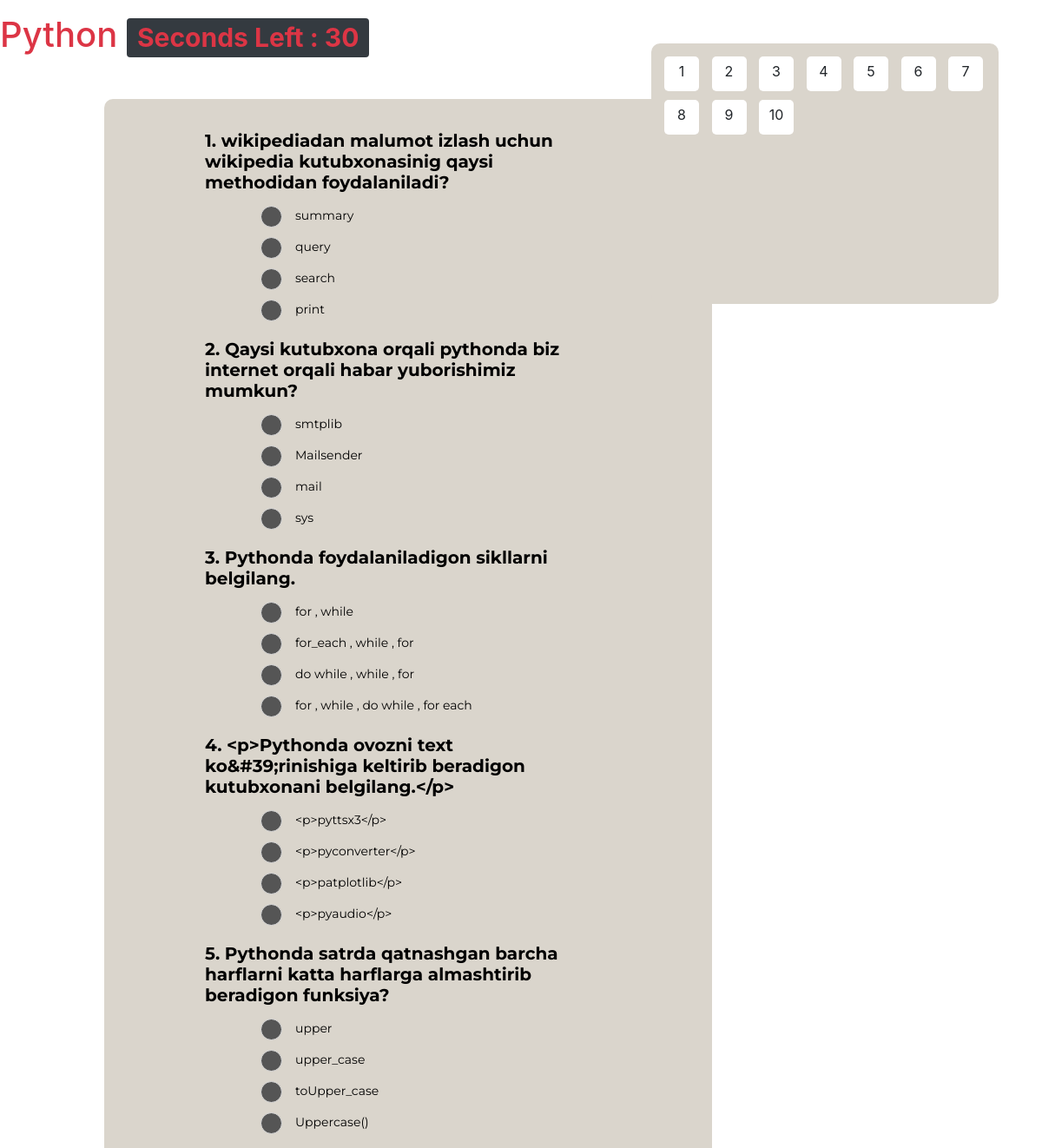
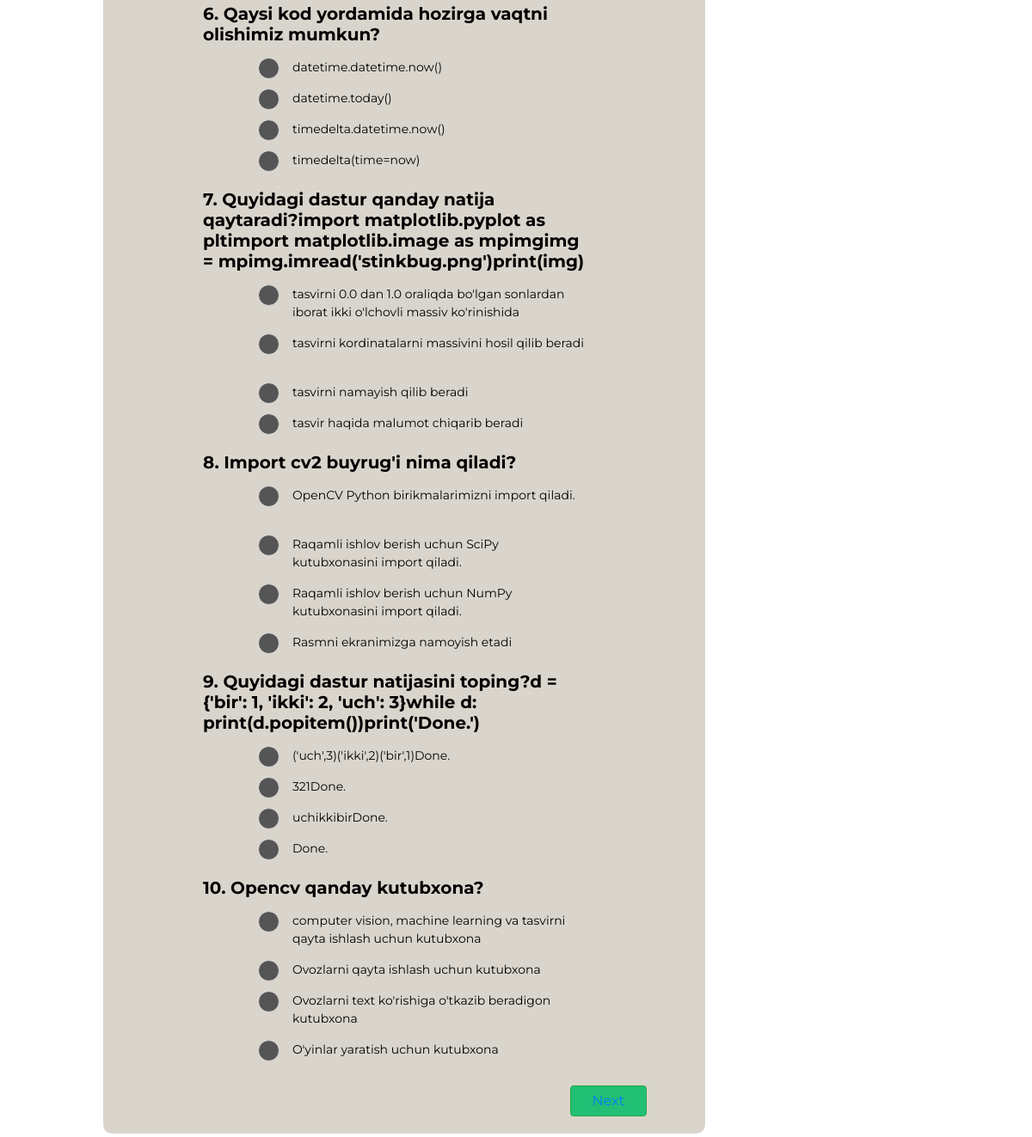
The page /test/1/ (signed in) on the database its author committed (2 pictures, top to bottom).
### app/models.py (models this page shows, shortened)
class Answers(models.Model):
    attempt = models.ForeignKey(Test, on_delete=models.CASCADE, null=True, related_name='test_subject')
    question = models.ForeignKey(Question, on_delete=models.CASCADE, null=True)
    user_asnwer = models.CharField(max_length=200, null=True)
    correct = models.BooleanField(default=False)

class Question(models.Model):
    subject = models.ForeignKey(Subject_categories, on_delete=models.SET_NULL, null=True)
    question = RichTextUploadingField(blank=True, null=True)
    var1 = RichTextUploadingField(blank=True, null=True)
    var2 = RichTextUploadingField(blank=True, null=True)
    var3 = RichTextUploadingField(blank=True, null=True)
    var4 = RichTextUploadingField(blank=True, null=True)
    ans = RichTextUploadingField(blank=True, null=True)
    status = models.BooleanField(default=False)

### app/views.py (the view, shortened to what this page needs)
# urls.py: path('test/<int:id>/',start_single_test,name='test'),
@login_required(login_url='log_in')
def start_single_test(request,id):
    subject = Subject_categories.objects.get(id=id)
    test = Test.objects.filter(subject_category=subject , block__student = request.user).order_by('-id')[0]
    if test:
        if test.block.status:
            answers = Answers.objects.filter(attempt = test).order_by('id')
            if len(answers)!=0:
                context={
                    'checked_questions':answers,
                    'questions':'',
                    'test_id':test.id,
                    'next':'',
                    'prev':''
                    }
                is_next = Test.objects.filter(block_id = test.block.id).order_by('id')
                if len(is_next)>1:
                    if is_next[0].subject_category.id == id:
                        context['next'] = Test.objects.filter(block_id = test.block.id).order_by('id')[1].subject_category.id
                        context['prev'] = ''
                    else:
                        context['next'] = ''
                        context['prev'] = Test.objects.filter(block_id = test.block.id).order_by('id')[0].subject_category.id
                return render(request,'app/onlinetest.html',context)

### app/templates/app/onlinetest.html (shortened to what this page needs)
{% extends 'app/test.html' %}
{% block content %}
{% if questions %}
<div class="container mt-sm-5 my-1">
    <div class="question ml-sm-5 pl-sm-5 pt-2">
        {% for question in questions %}
            <div class="py-2 h5"><b>{{forloop.counter}}. {{question.question}}</b></div>
            <div class="ml-md-3 ml-sm-3 pl-md-5 pt-sm-0 pt-3" id="options">
                <label class="options">{{ question.var1 }}
                    <input type="radio" name="radio{{question.id}}"><span class="checkmark" onclick="choose({{test_id}} , {{question.id}} , `{{question.var1}}`);checked({{question.id}})"></span>
                </label>
                <label class="options">{{ question.var2 }}
                    <input type="radio" name="radio{{question.id}}"> <span class="checkmark" onclick="choose({{test_id}} , {{question.id}} , `{{question.var2}}`);checked({{question.id}})"></span>
                </label> <label class="options">{{ question.var3 }}
                    <input type="radio" name="radio{{question.id}}"> <span class="checkmark" onclick="choose({{test_id}} , {{question.id}} , `{{question.var3}}`);checked({{question.id}})"></span>
                </label> <label class="options">{{ question.var4 }}
                    <input type="radio" name="radio{{question.id}}"> <span class="checkmark" onclick="choose({{test_id}} , {{question.id}} , `{{question.var4}}`);checked({{question.id}})"></span>
                </label>
            </div>
        {% endfor %}
    </div>
    <div class="d-flex align-items-center pt-3">
        <div class="ml-auto mr-sm-5"> <button class="btn btn-success"><a onclick="finish({{ test_id }})">Finish</a></button>
        </div>
    </div>
</div>
<div class="answers-sheet" id="answer-sheet"  style="display: none;">
    {% for q in questions %}
    <div class="marks" id="q{{q.id}}">{{ forloop.counter }}</div>
    {% endfor %}
</div>
{% else %}
<div class="container mt-sm-5 my-1" id='questions' data-id="{{ test_id }}" style="display: block;">
    <div class="question ml-sm-5 pl-sm-5 pt-2">
        {% for question in checked_questions %}
            <div class="py-2 h5"><b>{{forloop.counter}}. {{question.question.question}}</b></div>
            <div class="ml-md-3 ml-sm-3 pl-md-5 pt-sm-0 pt-3" id="options">
                {% if question.user_asnwer %}
                    {% if question.question.var1 == question.user_asnwer %}
                        <label class="options">{{ question.question.var1 }}
                            <input type="radio" name="radio{{question.question.id}}" checked><span class="checkmark" onclick="choose({{test_id}} , {{question.question.id}} , `{{question.question.var1}}`); checked({{question.question.id}})"></span>
                        </label>
                        <label class="options">{{ question.question.var2 }}
                            <input type="radio" name="radio{{question.question.id}}"> <span class="checkmark" onclick="choose({{test_id}} , {{question.question.id}} , `{{question.question.var2}}`); checked({{question.question.id}})"></span>
                        </label>
                        <label class="options">{{ question.question.var3 }}
                            <input type="radio" name="radio{{question.question.id}}" > <span class="checkmark" onclick="choose({{test_id}} , {{question.question.id}} , `{{question.question.var3}}`); checked({{question.question.id}})"></span>
                        </label>
                        <label class="options">{{ question.question.var4 }}
                            <input type="radio" name="radio{{question.question.id}}" > <span class="checkmark" onclick="choose({{test_id}} , {{question.question.id}} , `{{question.question.var4}}`); checked({{question.question.id}})"></span>
                        </label>
                    {% elif question.question.var2 == question.user_asnwer %}
                        <label class="options">{{ question.question.var1 }}
                            <input type="radio" name="radio{{question.question.id}}"><span class="checkmark" onclick="choose({{test_id}} , {{question.question.id}} , `{{question.question.var1}}`); checked({{question.question.id}})"></span>
                        </label>
                        <label class="options">{{ question.question.var2 }}
                            <input type="radio" name="radio{{question.question.id}}" checked> <span class="checkmark" onclick="choose({{test_id}} , {{question.question.id}} , `{{question.question.var2}}`); checked({{question.question.id}})"></span>
                        </label>
                        <label class="options">{{ question.question.var3 }}
                            <input type="radio" name="radio{{question.question.id}}" > <span class="checkmark" onclick="choose({{test_id}} , {{question.question.id}} , `{{question.question.var3}}`); checked({{question.question.id}})"></span>
                        </label>
                        <label class="options">{{ question.question.var4 }}
                            <input type="radio" name="radio{{question.question.id}}" > <span class="checkmark" onclick="choose({{test_id}} , {{question.question.id}} , `{{question.question.var4}}`); checked({{question.question.id}})"></span>
                        </label>
                    {% elif question.question.var3 == question.user_asnwer %}
                        <label class="options">{{ question.question.var1 }}
                            <input type="radio" name="radio{{question.question.id}}"><span class="checkmark" onclick="choose({{test_id}} , {{question.question.id}} , `{{question.question.var1}}`); checked({{question.question.id}})"></span>
                        </label>
                        <label class="options">{{ question.question.var2 }}
                            <input type="radio" name="radio{{question.question.id}}"> <span class="checkmark" onclick="choose({{test_id}} , {{question.question.id}} , `{{question.question.var2}}`); checked({{question.question.id}})"></span>
                        </label>
                        <label class="options">{{ question.question.var3 }}
                            <input type="radio" name="radio{{question.question.id}}" checked> <span class="checkmark" onclick="choose({{test_id}} , {{question.question.id}} , `{{question.question.var3}}`); checked({{question.question.id}})"></span>
                        </label>
                        <label class="options">{{ question.question.var4 }}
                            <input type="radio" name="radio{{question.question.id}}" > <span class="checkmark" onclick="choose({{test_id}} , {{question.question.id}} , `{{question.question.var4}}`); checked({{question.question.id}})"></span>
                        </label>
                    {% elif question.question.var4 == question.user_asnwer %}
                        <label class="options">{{ question.question.var1 }}
                            <input type="radio" name="radio{{question.question.id}}" ><span class="checkmark" onclick="choose({{test_id}} , {{question.question.id}} , `{{question.question.var1}}`); checked({{question.question.id}})"></span>
                        </label>
                        <label class="options">{{ question.question.var2 }}
                            <input type="radio" name="radio{{question.question.id}}"> <span class="checkmark" onclick="choose({{test_id}} , {{question.question.id}} , `{{question.question.var2}}`); checked({{question.question.id}})"></span>
                        </label>
                        <label class="options">{{ question.question.var3 }}
                            <input type="radio" name="radio{{question.question.id}}" > <span class="checkmark" onclick="choose({{test_id}} , {{question.question.id}} , `{{question.question.var3}}`); checked({{question.question.id}})"></span>
                        </label>
                        <label class="options">{{ question.question.var4 }}
                            <input type="radio" name="radio{{question.question.id}}"checked> <span class="checkmark" onclick="choose({{test_id}} , {{question.question.id}} , `{{question.question.var4}}`); checked({{question.question.id}})"></span>
                        </label>
                    {% endif %}
                {% else %}
                    <label class="options">{{ question.question.var1 }}
                        <input type="radio" name="radio{{question.question.id}}"><span class="checkmark" onclick="choose({{test_id}} , {{question.question.id}} , `{{question.question.var1}}`); checked({{question.question.id}})"></span>
                    </label>
                    <label class="options">{{ question.question.var2 }}
                        <input type="radio" name="radio{{question.question.id}}"> <span class="checkmark" onclick="choose({{test_id}} , {{question.question.id}} , `{{question.question.var2}}`); checked({{question.question.id}})"></span>
                    </label>
                    <label class="options">{{ question.question.var3 }}
                        <input type="radio" name="radio{{question.question.id}}" > <span class="checkmark" onclick="choose({{test_id}} , {{question.question.id}} , `{{question.question.var3}}`); checked({{question.question.id}})"></span>
                    </label>
                    <label class="options">{{ question.question.var4 }}
                        <input type="radio" name="radio{{question.question.id}}" > <span class="checkmark" onclick="choose({{test_id}} , {{question.question.id}} , `{{question.question.var4}}`); checked({{question.question.id}})"></span>
                    </label>
                {% endif %}
            </div>
        {% endfor %}
    </div>
    {% if next %}
    <div class="d-flex align-items-center pt-3">
        <div class="ml-auto mr-sm-5"> <button class="btn btn-success"><a href="{% url 'test' next %}">Next</a></button></div>
    </div>
    {% endif %}
</div>
<div class="answers-sheet" id="answer-sheet">
    {% for q in checked_questions %}
        {% if q.user_asnwer %}
            <div class="marks" id="q{{q.question.id}}" style="background-color: blue;color: white;">{{ forloop.counter }}</div>
        {% else %}
            <div class="marks" id="q{{q.question.id}}">{{ forloop.counter }}</div>
        {% endif %}
    {% endfor %}
</div>
{% endif %}
{% endblock %}

### app/static/test/css/style.css (style rules this page uses)
* { margin: 0; padding: 0; box-sizing: border-box; }
body { background-color: white; }
.container { background-color: rgb(218, 213, 204); color: black; border-radius: 10px; padding: 20px; font-family: 'Montserrat', sans-serif; max-width: 700px; margin-left: 10%; display: inline-block; }
.question { width: 75% }
.options { position: relative; padding-left: 40px }
#options label { display: block; margin-bottom: 15px; font-size: 14px; cursor: pointer }
.checkmark { position: absolute; top: -1px; left: 0; height: 25px; width: 25px; background-color: #555; border: 1px solid #ddd; border-radius: 50% }
.options .checkmark:after { content: ""; width: 10px; height: 10px; display: block; background: white; position: absolute; top: 50%; left: 50%; border-radius: 50%; transform: translate(-50%, -50%) scale(0); transition: 300ms ease-in-out 0s }
.btn-success { padding: 5px 25px; background-color: #21bf73 }
.answers-sheet { width: 400px; height: 300px; border-radius: 10px; background-color: rgb(218, 213, 204); position: fixed; top: 50px; right: 50px; padding: 10px; }
.marks { width: 40px; height: 40px; margin: 5px; display: inline-block; background-color: white; border-radius: 5px; text-align: center; padding-top: 5px; }

### rows shown on the page
Answers: question.question "wikipediadan malumot izlash uchun wikipedia kutubxonasinig qaysi methodidan foydalaniladi?", question.var1 "summary", question.var2 "query", question.var3 "search", question.var4 "print"
Answers: question.question "Qaysi kutubxona orqali pythonda biz internet orqali habar yuborishimiz mumkun?", question.var1 "smtplib", question.var2 "Mailsender", question.var3 "mail", question.var4 "sys"
Answers: question.question "Pythonda foydalaniladigon sikllarni belgilang.", question.var1 "for , while", question.var2 "for_each , while , for", question.var3 "do while , while , for", question.var4 "for , while , do while , for each"
Answers: question.question "<p>Pythonda ovozni text ko&#39;rinishiga keltirib beradigon kutubxonani belgilang.</p>", question.var1 "<p>pyttsx3</p>", question.var2 "<p>pyconverter</p>", question.var3 "<p>patplotlib</p>", question.var4 "<p>pyaudio</p>"
Answers: question.question "Pythonda satrda qatnashgan barcha harflarni katta harflarga almashtirib beradigon funksiya?", question.var1 "upper", question.var2 "upper_case", question.var3 "toUpper_case", question.var4 "Uppercase()"
Answers: question.question "Qaysi kod yordamida hozirga vaqtni olishimiz mumkun?", question.var1 "datetime.datetime.now()", question.var2 "datetime.today()", question.var3 "timedelta.datetime.now()", question.var4 "timedelta(time=now)"
Answers: question.question "Quyidagi dastur qanday natija qaytaradi?import matplotlib.pyplot as pltimport matplotlib.image as mpimgimg = mpimg.imread('stinkbug.png')print(img)", question.var1 "tasvirni 0.0 dan 1.0 oraliqda bo'lgan sonlardan iborat ikki o'lchovli massiv ko'rinishida", question.var2 "tasvirni kordinatalarni massivini hosil qilib beradi", question.var3 "tasvirni namayish qilib beradi", question.var4 "tasvir haqida malumot chiqarib beradi"
Answers: question.question "Import cv2 buyrug'i nima qiladi?", question.var1 "OpenCV Python birikmalarimizni import qiladi.", question.var2 "Raqamli ishlov berish uchun SciPy kutubxonasini import qiladi.", question.var3 "Raqamli ishlov berish uchun NumPy kutubxonasini import qiladi.", question.var4 "Rasmni ekranimizga namoyish etadi"
Answers: question.question "Quyidagi dastur natijasini toping?d = {'bir': 1, 'ikki': 2, 'uch': 3}while d: print(d.popitem())print('Done.')", question.var1 "('uch',3)('ikki',2)('bir',1)Done.", question.var2 "321Done.", question.var3 "uchikkibirDone.", question.var4 "Done."
Answers: question.question "Opencv qanday kutubxona?", question.var1 "computer vision, machine learning va tasvirni qayta ishlash uchun kutubxona", question.var2 "Ovozlarni qayta ishlash uchun kutubxona", question.var3 "Ovozlarni text ko'rishiga o'tkazib beradigon kutubxona", question.var4 "O'yinlar yaratish uchun kutubxona"
